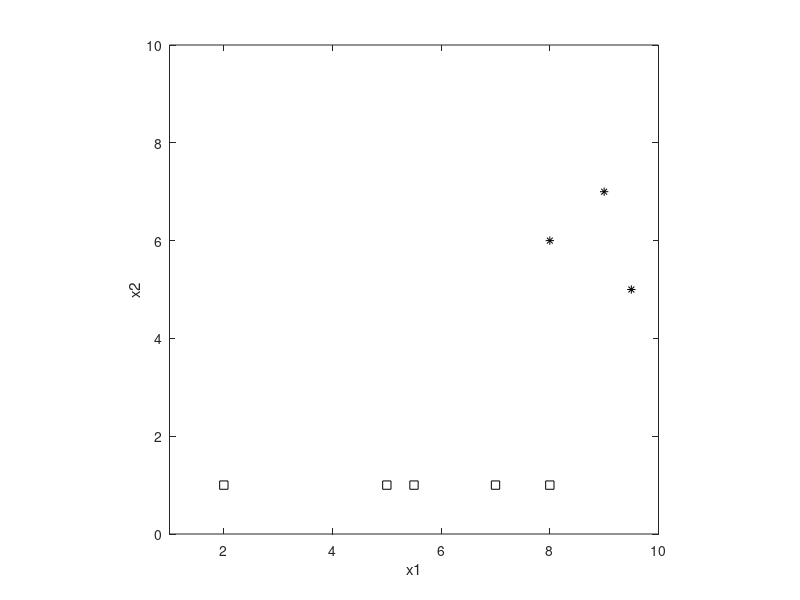

Write MATLAB code to recreate this figure. (Note: this script raises an error after producing the figure.)
% Load dataset
load sample_data.dat

X = [ones(8,1) sample_data(:,1:2)];

t = sample_data(:,3);

% Plot data
figure(1); clf
plot(X(1:5,2), X(1:5:4), 'ks'); hold on
plot(X(6:8,2), X(6:8,3), 'k*')
xlim([1 10]); ylim([0 10]); axis square
xlabel('x1'); ylabel('x2')

% Define posterior distribution for W
alpha = 0.1
y = @(W) sigmf(W*X', [1 00]); %y(a), sigma funct. (output)
Objective_funct = @(W) -(t'*log(y(W)') + (1-t')*log(1-y(W))') + alpha*sum(W.^2, 2)'/2; %objective function
Liklehood_funct = @(W) exp(-G(W)); %likelihood function for single neuron

grad = @(W) -(t' - y(W))*X + alpha*W;

%%% Hamiltonian algorithm %%%
% Initialize values
lag = 160
burn_in = 30000

T = burn_in + 30*lag
Tau = 20;
epsilon = 0.16;	
W_stored_sub = zeros(Tau, 3);
W_stored = zeros(1, 3);
W_term = zeros(T+1, 3);
accepted = 0;
W = [0 0 0];
W_stored(1,:) = W;
W_term = W;
E = Objective_funct(W);
gradE = grad(W);

% Loop T times
for i = 1:T
	P = randn(size(W));
	H = P*P'/2 + E;
	W_new = W;
	gradE_new = gradE;
% Take Tau "leapfrog" steps
for j = 1:Tau
	P = P - epsilon*gradE_new/2;
	W_new = W_new + epsilon*P;
	gradE_new = grad(W_new);
	P = P - epsilon*gradE_new/2;
	W_stored_sub(j,:) = W_new;
end
% Update H
	E_new = Objective_funct(W_new);
	H_new = P*P'/2 + E_new;
	dH = H_new - H;
	% Decide whether to accept
	if dH < 0
		accept = 1;
	elseif rand() < exp(-dH)
		accept = 1;
	else
		accept = 0;
	end
	if accept
		W = W_new; E = E_new; gradE = gradE_new;
	end

	accepted = accepted + accept;
	W_stored = [W_stored; W_stored_sub];
	W_term(i+1,:) = W;
end


acceptance_rate = accepted/(T-1)

% Sum sampled output functions to find average neuron output
W_indep = W_stored(burn_in+lag:lag:T,:); %start at end of burn in plus lag length, take samples at lag length intervals, stop at or before Tth row
learned_y = @(x) zeros(1, length(x));

for i = 1:length(W_indep)
	W = W_indep(i,:);
	learned_y = @(x) [learned_y(x); sigmf(W*x', [1 0])];
end
learned_y = @(x) sum(learned_y(x))/length(W_indep);

%processing sample data for acf.matrix
Sample_mean = mean(W_stored);
vector = zeros(T, 1);
temp = [0, 0];
for j = 1:T
	temp = W_stored(j,:)-Sample_mean;
	vector(j) = temp*temp';
end

% Plots
figure(1); clf

% Sample autocorrelation
subplot(1,2,1)
acf(vector, lag);

% Predictive distribution
subplot(1, 2, 2)
plot(X(1:4,2), X(1:4,3), 'ks'); hold on
plot(X(5:8,2), X(5:8,3), 'k*')
xlim([0 10]); ylim([0 10]); axis square

title('Predictive Distribution'); xlabel('x1'); ylabel('x2')
hold on

x1 = linspace(0, 10);
x2 = x1;
[x1 x2] = meshgrid(x1, x2);

learned_y_cont = reshape(learned_y([ones(10000, 1) x1(:) x2(:)]), 100, 100);
contour(x1, x2, learned_y_cont, [0.12 0.27 0.73 0.88], '--k'); hold on
contour(x1, x2, learned_y_cont, [0.5 0.5], 'k') 